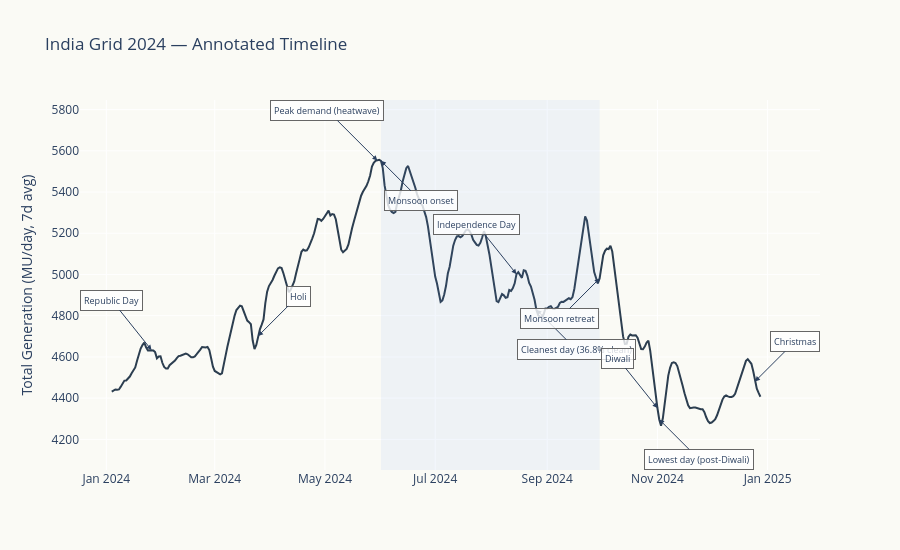

Write notebook code for a chart like this one.
### Markdown cell above
## 6. Event Timeline — Visual Summary

### Code cell
# Plot total generation with key events annotated
fig = go.Figure()

smooth = df24.set_index('date')['total'].rolling(7, center=True).mean()
fig.add_trace(go.Scatter(
    x=smooth.index, y=smooth,
    mode='lines', line=dict(width=2, color='#2C3E50'),
    name='Total (7d avg)',
    hovertemplate='%{y:.0f} MU | %{x|%b %d}<extra></extra>',
))

# Annotate key events
key_events = [
    ('2024-01-26', 'Republic Day', -40, -50),
    ('2024-03-25', 'Holi', 40, -40),
    ('2024-05-30', 'Peak demand\n(heatwave)', -50, -50),
    ('2024-06-01', 'Monsoon\nonset', 40, 40),
    ('2024-08-15', 'Independence\nDay', -40, -50),
    ('2024-08-26', 'Cleanest day\n(36.8% clean)', 40, 40),
    ('2024-09-30', 'Monsoon\nretreat', -40, 40),
    ('2024-11-01', 'Diwali', -40, -50),
    ('2024-11-02', 'Lowest day\n(post-Diwali)', 40, 40),
    ('2024-12-25', 'Christmas', 40, -40),
]

for date_str, label, ax, ay in key_events:
    ts = pd.Timestamp(date_str)
    if ts in smooth.index:
        y_val = smooth.loc[ts]
    else:
        y_val = df24[df24['date'] == date_str]['total'].iloc[0]
    fig.add_annotation(
        x=ts, y=y_val,
        text=label, showarrow=True, arrowhead=2,
        ax=ax, ay=ay, font=dict(size=9),
        bordercolor='#666', borderwidth=1, borderpad=3,
        bgcolor='rgba(255,255,255,0.8)',
    )

# Monsoon band
fig.add_shape(type='rect', x0=pd.Timestamp('2024-06-01'), x1=pd.Timestamp('2024-09-30'),
              y0=0, y1=1, yref='paper',
              fillcolor='rgba(100,149,237,0.08)', line_width=0)

fig.update_layout(
    title='India Grid 2024 — Annotated Timeline',
    yaxis_title='Total Generation (MU/day, 7d avg)',
    plot_bgcolor='#FAFAF5', paper_bgcolor='#FAFAF5',
    height=550,
    showlegend=False,
)
fig.show()

### Figure 1 — Plotly figure (JSON) as saved in the notebook; plotly's stock layout.template omitted (floating-point values rounded to 4 significant figures; data arrays with more than 128 entries replaced by an {"elided": "..."} marker saying what was removed)
{"data": [{"hovertemplate": "%{y:.0f} MU | %{x|%b %d}<extra></extra>", "line": {"color": "#2C3E50", "width": 2}, "mode": "lines", "name": "Total (7d avg)", "type": "scatter", "x": {"elided": "366 str values"}, "y": {"elided": "366 float values"}}], "layout": {"annotations": [{"arrowhead": 2, "ax": -40, "ay": -50, "bgcolor": "rgba(255,255,255,0.8)", "bordercolor": "#666", "borderpad": 3, "borderwidth": 1, "font": {"size": 9}, "showarrow": true, "text": "Republic Day", "x": "2024-01-26T00:00:00", "y": 4634.0}, {"arrowhead": 2, "ax": 40, "ay": -40, "bgcolor": "rgba(255,255,255,0.8)", "bordercolor": "#666", "borderpad": 3, "borderwidth": 1, "font": {"size": 9}, "showarrow": true, "text": "Holi", "x": "2024-03-25T00:00:00", "y": 4702.0}, {"arrowhead": 2, "ax": -50, "ay": -50, "bgcolor": "rgba(255,255,255,0.8)", "bordercolor": "#666", "borderpad": 3, "borderwidth": 1, "font": {"size": 9}, "showarrow": true, "text": "Peak demand\n(heatwave)", "x": "2024-05-30T00:00:00", "y": 5553.0}, {"arrowhead": 2, "ax": 40, "ay": 40, "bgcolor": "rgba(255,255,255,0.8)", "bordercolor": "#666", "borderpad": 3, "borderwidth": 1, "font": {"size": 9}, "showarrow": true, "text": "Monsoon\nonset", "x": "2024-06-01T00:00:00", "y": 5552.0}, {"arrowhead": 2, "ax": -40, "ay": -50, "bgcolor": "rgba(255,255,255,0.8)", "bordercolor": "#666", "borderpad": 3, "borderwidth": 1, "font": {"size": 9}, "showarrow": true, "text": "Independence\nDay", "x": "2024-08-15T00:00:00", "y": 5002.0}, {"arrowhead": 2, "ax": 40, "ay": 40, "bgcolor": "rgba(255,255,255,0.8)", "bordercolor": "#666", "borderpad": 3, "borderwidth": 1, "font": {"size": 9}, "showarrow": true, "text": "Cleanest day\n(36.8% clean)", "x": "2024-08-26T00:00:00", "y": 4829.0}, {"arrowhead": 2, "ax": -40, "ay": 40, "bgcolor": "rgba(255,255,255,0.8)", "bordercolor": "#666", "borderpad": 3, "borderwidth": 1, "font": {"size": 9}, "showarrow": true, "text": "Monsoon\nretreat", "x": "2024-09-30T00:00:00", "y": 4981.0}, {"arrowhead": 2, "ax": -40, "ay": -50, "bgcolor": "rgba(255,255,255,0.8)", "bordercolor": "#666", "borderpad": 3, "borderwidth": 1, "font": {"size": 9}, "showarrow": true, "text": "Diwali", "x": "2024-11-01T00:00:00", "y": 4352.0}, {"arrowhead": 2, "ax": 40, "ay": 40, "bgcolor": "rgba(255,255,255,0.8)", "bordercolor": "#666", "borderpad": 3, "borderwidth": 1, "font": {"size": 9}, "showarrow": true, "text": "Lowest day\n(post-Diwali)", "x": "2024-11-02T00:00:00", "y": 4296.0}, {"arrowhead": 2, "ax": 40, "ay": -40, "bgcolor": "rgba(255,255,255,0.8)", "bordercolor": "#666", "borderpad": 3, "borderwidth": 1, "font": {"size": 9}, "showarrow": true, "text": "Christmas", "x": "2024-12-25T00:00:00", "y": 4481.0}], "height": 550, "paper_bgcolor": "#FAFAF5", "plot_bgcolor": "#FAFAF5", "shapes": [{"fillcolor": "rgba(100,149,237,0.08)", "line": {"width": 0}, "type": "rect", "x0": "2024-06-01T00:00:00", "x1": "2024-09-30T00:00:00", "y0": 0, "y1": 1, "yref": "paper"}], "showlegend": false, "title": {"text": "India Grid 2024 — Annotated Timeline"}, "yaxis": {"title": {"text": "Total Generation (MU/day, 7d avg)"}}}}
